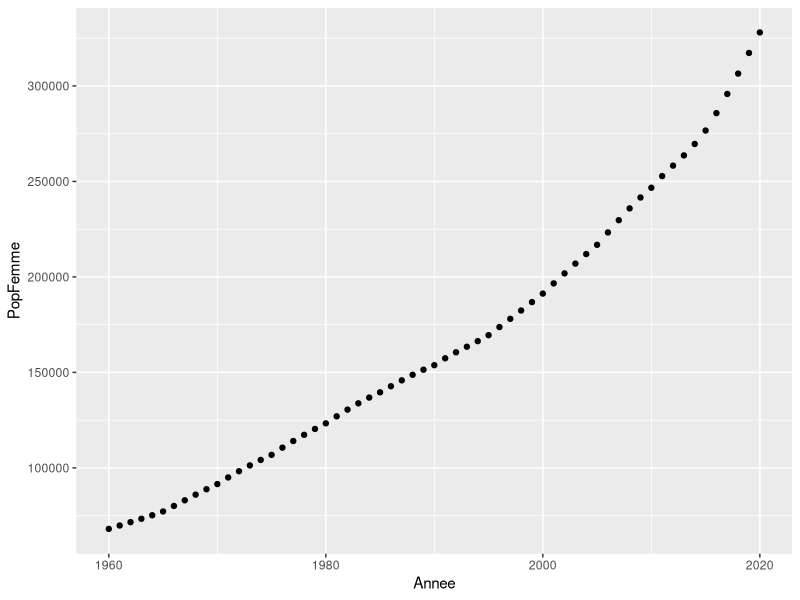
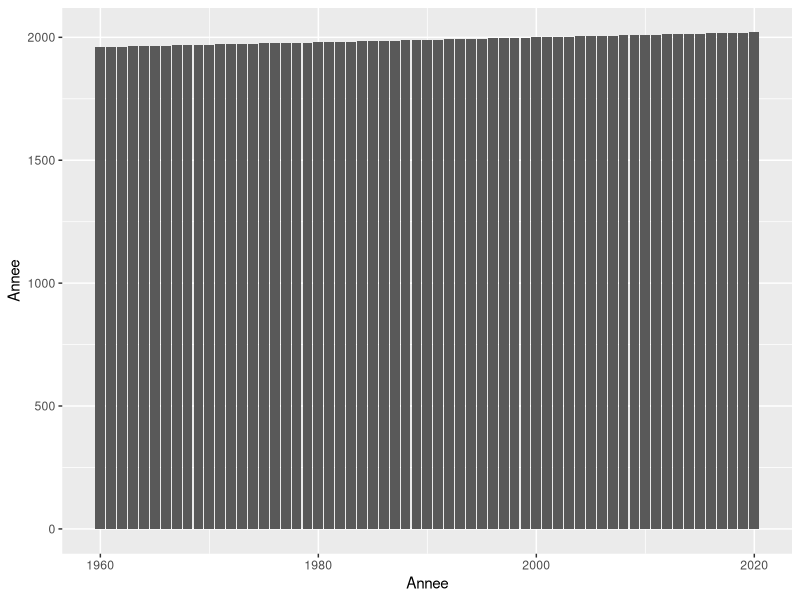
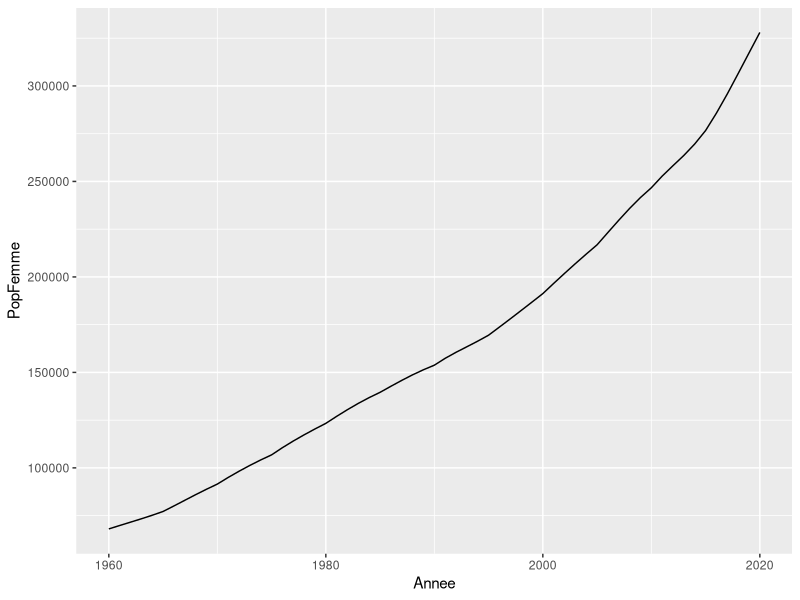

The R source for these figures, in order:
library(openxlsx)

####### Importons les donnees : 
W<-read.xlsx('PopFemme.xlsx')
as.numeric(W$Annee)
W

####### Realisons un graphique en nuage de points :
library(ggplot2)
ggplot(data=W,aes(x=Annee,y=PopFemme))+
  geom_point()

####### Realisons un graphique en baton :

ggplot(data=W,aes(x=Annee,y=Annee))+
  geom_bar(stat="identity")

####### Realuisons un graphique en ligne :

ggplot(data=W,aes(x=Annee,y=PopFemme))+
  geom_line()

